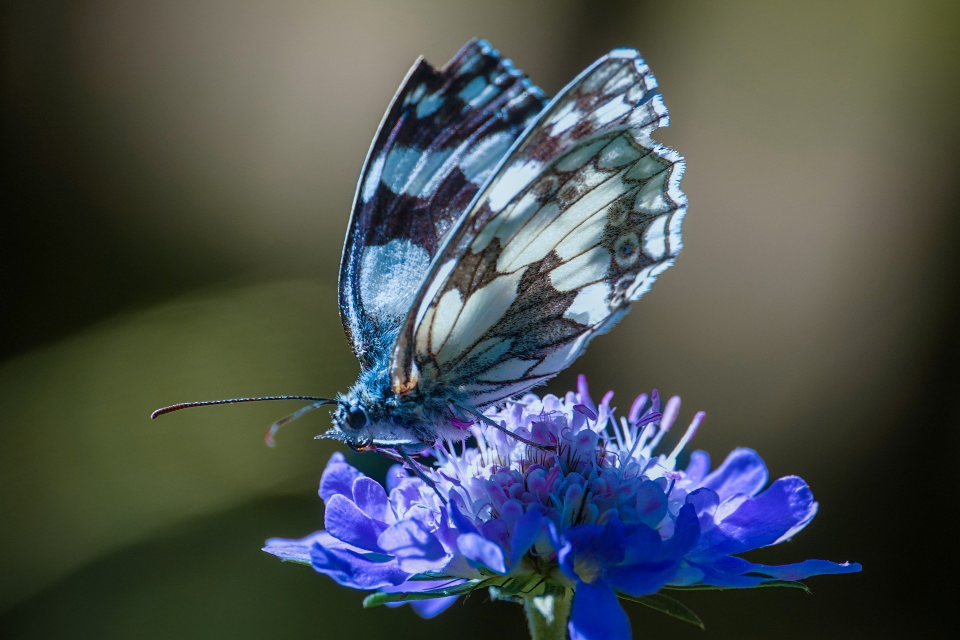
#> input picture Image_Processing/bfly.jpg, 1920 x 1280 px (shown at 1/2 size)
$ python e_image_shapes.py
#> lines starting #> are read from the running program, lines starting #| are printed output that depends on the picture
from PIL import Image, ImageDraw, ImageFont

def main():
    image = Image.open("bfly.jpg")
#> image is the input picture: PIL image 1920x1280 RGB; mean R, G, B 74, 80.7, 81.8

    draw = ImageDraw.Draw(image)

    draw.rectangle((100, 100, 400, 400), (0,255,255), (255,255,0))
    draw.ellipse((100, 100, 400, 400), (0,255,0), (0,255,0))
    # Polygon by all points...
    # line by all points...
    # draw.arc((800,100,1000,300), 20, 180, "red", width=20)
    # draw.chord((800,100,1000,300), 20, 180, "red", width=20)
    draw.pieslice((800,100,1000,300), 20, 90, "red", width=20)

    # Text
    font = ImageFont.truetype("my_font.ttf", size=80)
    draw.text((1300, 640), "Butterfly!", font=font, fill=(0,255,255))

    image.save("new_image.jpg")
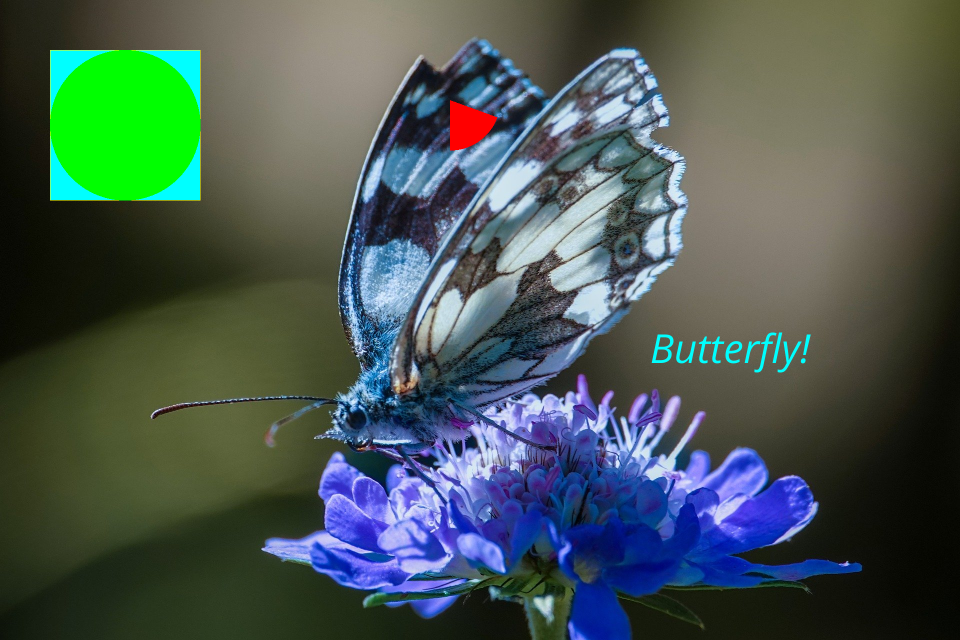
#> saved as new_image.jpg: PIL image 1920x1280 RGB (shown at 1/2 size); mean R, G, B 72.2, 88.2, 82.4

if __name__ == "__main__":
    main()

$ run again, with Image_Processing/waterfall.jpg copied over Image_Processing/bfly.jpg
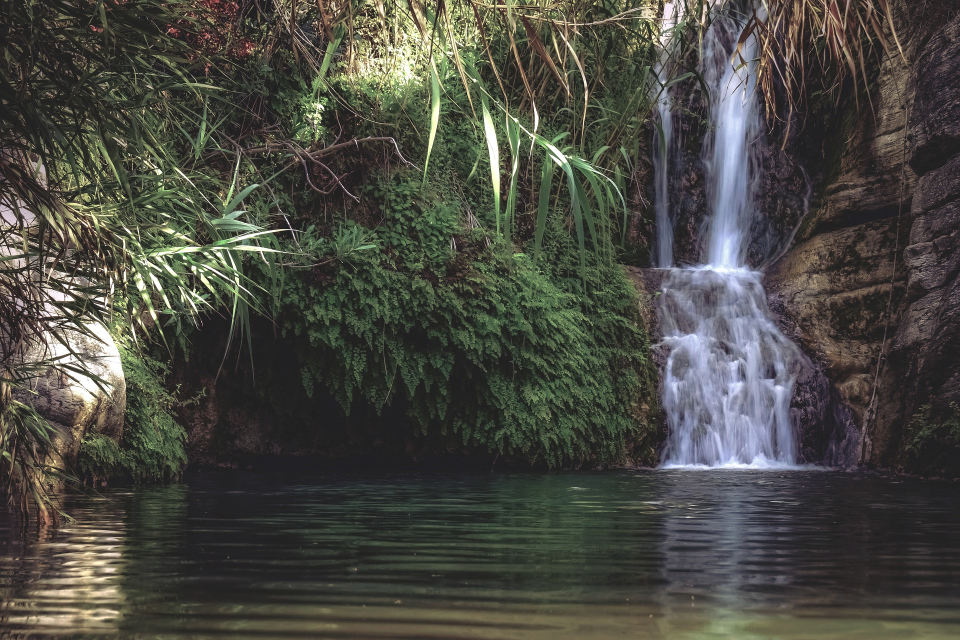
#> input picture Image_Processing/waterfall.jpg, 1920 x 1280 px (shown at 1/2 size)
#> in main, image is the input picture: PIL image 1920x1280 RGB; mean R, G, B 73.5, 73.5, 66.5
#> in main, `image.save("new_image.jpg")`:
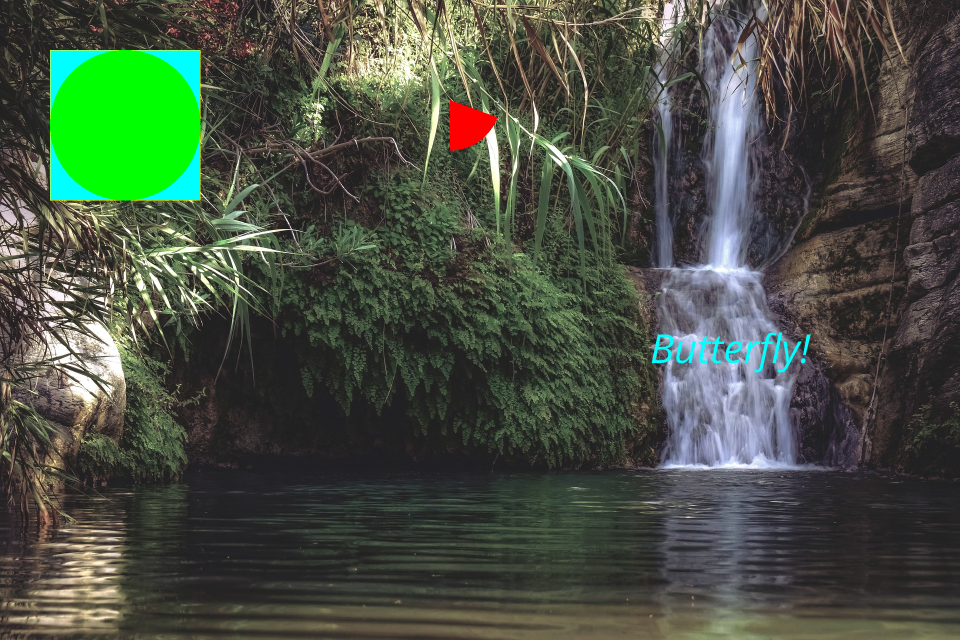
#> saved as new_image.jpg: PIL image 1920x1280 RGB (shown at 1/2 size); mean R, G, B 71.2, 80.3, 66.3
